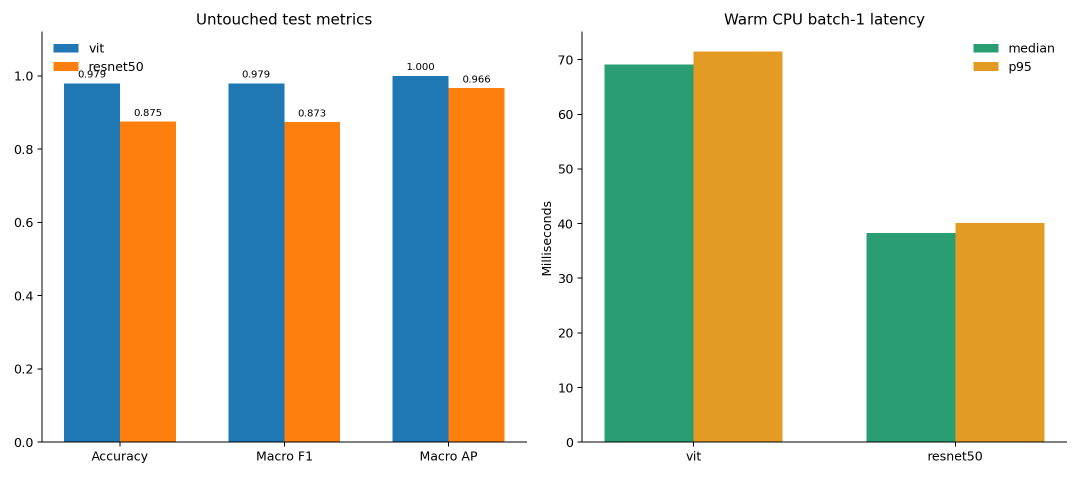
#> input picture outputs/evaluation/model_comparison.png, 2160 x 954 px (shown at 1/2 size)
$ python -i build_demo_video.py   (imports and definitions only)
#> lines starting #> are read from the running program, lines starting #| are printed output that depends on the picture
#!/usr/bin/env python3
"""Build and validate the narrated Ad Safety capstone demo video.

The macOS speech synthesizer creates narration fully offline. This script
prepares the storyboard, generates per-scene AIFF and WAV files, composes
evidence-led frames, assembles the MP4, creates captions, and validates media.
"""

from __future__ import annotations

import argparse
import csv
import hashlib
import json
import re
import subprocess
import wave
from pathlib import Path
from typing import Any

from PIL import Image, ImageDraw, ImageFont


PROJECT = Path(__file__).resolve().parents[1]
OUTPUT = PROJECT / "outputs" / "video"
FRAMES = OUTPUT / "frames"
AUDIO_SEGMENTS = OUTPUT / "audio" / "segments"
AUDIO_AIFF = OUTPUT / "audio" / "aiff"
SCENE_VIDEOS = OUTPUT / "scenes"
QA_FRAMES = OUTPUT / "qa_frames"
TMP = OUTPUT / ".build" / "speech"
FINAL_VIDEO = OUTPUT / "ad_safety_demo.mp4"
NO_SUBS_VIDEO = OUTPUT / "ad_safety_demo_no_subtitles.mp4"
CAPTIONS = OUTPUT / "ad_safety_demo.srt"
FULL_NARRATION = OUTPUT / "audio" / "narration_full.m4a"
NARRATION_PROVENANCE = OUTPUT / "narration_provenance.json"

WIDTH, HEIGHT, FPS = 1280, 720, 30
OFFLINE_ENGINE = "macOS say"
OFFLINE_VOICE = "Aman"
OFFLINE_LOCALE = "en_IN"
OFFLINE_RATE_WPM = 180


def slide(number: int) -> str:
    return f"outputs/presentation/rendered/slide-{number:02d}.png"


SCENES: list[dict[str, Any]] = [
    {
        "id": "01_executive_summary",
        "section": "Executive Summary",
        "presenter": "Swarnaditya Maitra",
        "title": "Ad Safety Moderation: Pilot results and next steps",
        "visual": {"layout": "single", "items": [slide(1)]},
        "narration": (
            "This video uses offline macOS system-generated narration with the Aman voice. "
            "I am presenting a bounded ad safety decision-support prototype. I turn one ad image into an "
            "APPROVE, REVIEW, or BLOCK recommendation while keeping the evidence visible. The formal result is "
            "strong, but I do not treat this pilot as approval for autonomous deployment."
        ),
    },
    {
        "id": "02_team",
        "section": "Team",
        "presenter": "Vijay Agnihotri",
        "title": "Team and presentation plan",
        "visual": {"layout": "single", "items": [slide(2)]},
        "narration": (
            "I divide the story across four presenters. Swarnaditya covers the decision and results. Vijay covers "
            "data and failure analysis. Myetchae covers policy, architecture, and audit. Bickramjit covers method, "
            "literature, and workflow."
        ),
    },
    {
        "id": "03_business_problem",
        "section": "Business Problem",
        "presenter": "Swarnaditya Maitra",
        "title": "Ambiguous ads are hard to review consistently",
        "visual": {"layout": "single", "items": [slide(3)]},
        "narration": (
            "I start from a queue problem. A creative can hide a restricted object, subtle text, or misleading "
            "context inside an ordinary image. Manual review is slow and inconsistent. I therefore use computer "
            "vision to prioritize risky images and show evidence, while a person remains the final decision maker."
        ),
    },
    {
        "id": "04_policy_boundary",
        "section": "Policy Boundary",
        "presenter": "Myetchae Thu",
        "title": "Four labels are not a full ad policy",
        "visual": {"layout": "single", "items": [slide(4)]},
        "narration": (
            "My modeled boundary has four image labels: safe, firearms, explosives, and financial promotion. "
            "Financial content always routes to REVIEW because an image cannot prove a misleading claim or a legal "
            "violation. The prototype does not model explicit content, violence, alcohol, tobacco, geography, age "
            "restrictions, landing pages, advertiser identity, or the full policy rulebook."
        ),
    },
    {
        "id": "05_data_profile",
        "section": "Data Profile",
        "presenter": "Vijay Agnihotri",
        "title": "Balanced counts, unbalanced sources",
        "visual": {"layout": "single", "items": [slide(5)]},
        "narration": (
            "I built a 288-image pilot dataset. Each class has 48 training images, 12 validation images, and 12 "
            "untouched test images. I split 215 source groups so the same campaign or exact source group stays in one "
            "partition. This blocks a simple duplicate leak, but balanced counts do not remove source bias."
        ),
    },
    {
        "id": "06_eda",
        "section": "EDA",
        "presenter": "Vijay Agnihotri",
        "title": "The classes look different for reasons unrelated to policy",
        "visual": {"layout": "single", "items": [slide(6)]},
        "narration": (
            "The contact sheet exposes the main weakness. Safe ads are synthetic product creatives. Financial ads "
            "are synthetic templates. Both weapon classes come from one weapons source. A classifier can therefore "
            "learn photographic style instead of policy meaning. I call this source confounding, and it limits every "
            "formal score that follows."
        ),
    },
    {
        "id": "07_architecture",
        "section": "Architecture",
        "presenter": "Myetchae Thu",
        "title": "How the system reaches a decision",
        "visual": {"layout": "single", "items": [slide(7)]},
        "narration": (
            "My pipeline keeps three evidence streams separate. A frozen vision transformer scores the whole image. "
            "Grounding DINO can localize weapon and explosive cues. Tesseract extracts visible words. A versioned "
            "policy layer then combines classifier, detector, and text evidence into APPROVE, REVIEW, or BLOCK. This "
            "design makes each reason inspectable instead of hiding the final action inside one score."
        ),
    },
    {
        "id": "08_methodology",
        "section": "Methodology",
        "presenter": "Bickramjit Basu",
        "title": "We kept the test set out of training and tuning",
        "visual": {"layout": "single", "items": [slide(8)]},
        "narration": (
            "I froze both the V-I-T and ResNet-fifty backbones, cached their embeddings, and fit logistic heads only "
            "on training data. I selected conservative class thresholds on validation data. The recorded protocol "
            "evaluates the 48-image test set once after calibration. I also benchmarked warm batch-one C-P-U inference with one thread so "
            "the timing protocol stays reproducible."
        ),
    },
    {
        "id": "09_literature",
        "section": "Literature",
        "presenter": "Bickramjit Basu",
        "title": "What prior research contributed",
        "visual": {"layout": "single", "items": [slide(9)]},
        "narration": (
            "I use published work to justify component choices, not to claim this pilot is production-ready. The V-I-T "
            "paper supports transferable image representations. Grounding DINO supports text-conditioned object "
            "localization. Tesseract supports visible-text extraction. Only this project's saved evaluation supports "
            "the numbers I report."
        ),
    },
    {
        "id": "10_formal_results",
        "section": "Formal Results",
        "presenter": "Swarnaditya Maitra",
        "title": "ViT wins accuracy, not speed",
        "visual": {
            "layout": "hero_right_stack",
            "items": [
                slide(10),
                "outputs/evaluation/model_comparison.png",
                "outputs/evaluation/confusion_matrix_vit.png",
            ],
            "labels": ["Management result", "Model comparison", "ViT confusion matrix"],
        },
        "narration": (
            "On the untouched 48-image test, my V-I-T reached macro F one of 0.97913 and accuracy of 0.97917. The "
            "frozen ResNet-fifty baseline reached macro F one of 0.87315. Safe precision 1.0 means the proposal's "
            "greater-than-0.98 Safe-class precision benchmark passed. The Safe-ad false-flag rate, defined as one "
            "minus Safe recall, was zero. Multiclass argmax restricted-class mean recall 0.97222 differs from the "
            "threshold-operating mean 0.94444 and minimum 0.91667. The proposal's per-class greater-than-0.95 target "
            "failed for firearms and explosives. The 0.90 validation-recall tuning "
            "floor in code was only for calibration, not that acceptance target. Warm C-P-U batch-one P ninety-five "
            "latency was 71.527 milliseconds for V-I-T and 40.064 for ResNet. The V-I-T classifier path exceeded the "
            "50-millisecond target. Full end-to-end P ninety-five remains unassessed because this timing covers "
            "preprocessing and classification only. It excludes file decoding, O-C-R, object detection, network "
            "transfer, and app rendering."
        ),
    },
    {
        "id": "11_known_formal_error",
        "section": "Class and Failure Analysis",
        "presenter": "Vijay Agnihotri",
        "title": "One grenade was classified as a firearm",
        "visual": {
            "layout": "hero_right_stack",
            "items": [
                slide(11),
                "outputs/demo_cases/formal_known_failure/evidence_overlay.jpg",
                "outputs/demo_cases/formal_known_failure/occlusion_heatmap.jpg",
            ],
            "labels": ["Formal analysis", "Detected evidence", "Occlusion explanation"],
        },
        "narration": (
            "The test had one classification error. An explosives image was predicted as firearms, so 47 of 48 "
            "labels were correct. In the saved demo, the fused policy score for firearms is 0.88998. Neither the calibrated firearms "
            "threshold nor the explosives threshold fires, so the policy returns REVIEW. The detector still localizes "
            "shotgun and grenade-like cues. This is a class mistake, not an automatic approval."
        ),
    },
    {
        "id": "12_external_audit",
        "section": "External Generalization Audit",
        "presenter": "Myetchae Thu",
        "title": "External images exposed weak generalization",
        "visual": {
            "layout": "hero_right_stack",
            "items": [
                slide(12),
                "outputs/demo_cases/external_safe_domain_shift/evidence_overlay.jpg",
                "outputs/demo_cases/external_safe_domain_shift/occlusion_heatmap.jpg",
            ],
            "labels": ["Diagnostic summary", "False detector evidence", "Model sensitivity"],
        },
        "narration": (
            "I then tested a manually reviewed 26-image Wikimedia diagnostic set. Classifier macro F one fell to "
            "0.55489, and the detector's nonweapon false-positive rate reached 0.90. This historical shoe ad is labeled "
            "safe. The classifier predicts explosives at 0.32411, detector evidence raises the fused policy score to "
            "0.45302, and the policy returns BLOCK. The detector boxes "
            "and heatmap concentrate on the shoe. This is direct evidence of domain shift and source confounding. The "
            "small diagnostic sample is not a second formal test set."
        ),
    },
    {
        "id": "13_demo_workflow",
        "section": "Demo Workflow",
        "presenter": "Bickramjit Basu",
        "title": "A reviewer can follow one case from upload to audit",
        "visual": {"layout": "single", "items": [slide(13)]},
        "narration": (
            "The workspace has four steps. I upload one J-P-E-G, P-N-G, or WebP image, configure optional object "
            "context, O-C-R, and occlusion, review raw and fused scores with reasons and timing, then export a case-level "
            "audit record. The policy returns APPROVE, REVIEW, or BLOCK. I use four saved formal examples next."
        ),
    },
    {
        "id": "14_safe_approve",
        "section": "Demo Case",
        "presenter": "Bickramjit Basu",
        "title": "Safe creative routes to APPROVE",
        "visual": {
            "layout": "hero_right_stack",
            "items": [
                "outputs/app/app_safe_result.png",
                "data/capstone_dataset/test/safe/safe-77c35d499df2417f.jpg",
                "outputs/demo_cases/formal_safe/evidence_overlay.jpg",
            ],
            "labels": ["App decision", "Source creative", "Saved evidence"],
            "crops": [[360, 420, 1200, 660], None, None],
        },
        "narration": (
            "For the safe formal example, the classifier score is 0.99735. O-C-R finds three tokens, the optional "
            "detector is off, and the policy returns APPROVE. I can trace the verdict to the saved input and audit "
            "record. This confirms the intended path for an ordinary product creative inside the pilot domain."
        ),
    },
    {
        "id": "15_firearm_block",
        "section": "Demo Case",
        "presenter": "Bickramjit Basu",
        "title": "Firearm evidence routes to BLOCK",
        "visual": {
            "layout": "hero_right_stack",
            "items": [
                "outputs/app/app_firearm_result.png",
                "outputs/demo_cases/formal_firearms/evidence_overlay.jpg",
                "outputs/demo_cases/formal_firearms/occlusion_heatmap.jpg",
            ],
            "labels": ["App decision", "Detected objects", "Occlusion explanation"],
            "crops": [[360, 420, 1200, 660], None, None],
        },
        "narration": (
            "For the firearm example, the fused policy score is 0.99907. Grounding DINO returns three detections, the "
            "evidence overlay localizes weapon cues, and the policy returns BLOCK. The optional detector and heatmap "
            "take seconds, so their latency must not be confused with the 71.527-millisecond classifier benchmark."
        ),
    },
    {
        "id": "16_explosive_block",
        "section": "Demo Case",
        "presenter": "Bickramjit Basu",
        "title": "Explosive evidence routes to BLOCK",
        "visual": {
            "layout": "two_column",
            "items": [
                "data/capstone_dataset/test/explosives/explosives-808678dfe3e2b9d6.jpg",
                "outputs/demo_cases/formal_explosives/evidence_overlay.jpg",
            ],
            "labels": ["Source creative", "Three detector boxes"],
        },
        "narration": (
            "For the explosives example, the fused policy score is 0.99981 and the detector returns three boxes. The "
            "overlay identifies grenade and bomb-like cues among the surrounding objects. The policy returns BLOCK. "
            "This is the clean in-domain success case, and it contrasts with the earlier grenade image that crossed "
            "into the firearms class."
        ),
    },
    {
        "id": "17_financial_review",
        "section": "Demo Case",
        "presenter": "Bickramjit Basu",
        "title": "Financial promotion routes to REVIEW",
        "visual": {
            "layout": "hero_right_stack",
            "items": [
                "outputs/app/app_financial_result.png",
                "outputs/demo_cases/formal_financial_promotion/evidence_overlay.jpg",
                "outputs/demo_cases/formal_financial_promotion/occlusion_heatmap.jpg",
            ],
            "labels": ["App decision", "Visible text evidence", "Occlusion explanation"],
            "crops": [[360, 420, 1200, 660], None, None],
        },
        "narration": (
            "For the financial promotion example, the classifier score is 0.99921 and O-C-R extracts 17 tokens. The "
            "policy still returns REVIEW, not BLOCK, because this prototype cannot determine whether a financial "
            "claim is lawful or misleading from pixels alone. The text and heatmap give a reviewer useful context "
            "without replacing legal or policy judgment."
        ),
    },
    {
        "id": "18_risks_controls",
        "section": "Risks and Controls",
        "presenter": "Myetchae Thu",
        "title": "What must change before a pilot",
        "visual": {"layout": "single", "items": [slide(14)]},
        "narration": (
            "The largest risks are source-confounded training data, an uncalibrated detector outside the pilot domain, "
            "and incomplete policy coverage. The formal test has only 48 images. The external audit has only 26. "
            "Full end-to-end latency and concurrent throughput were not measured. M-P-S resource use was not measured, "
            "including C-P-U, G-P-U, and memory use. "
            "Before an M-V-P trial, I need diverse real ads, local detector calibration, out-of-distribution checks, "
            "audit logs, human escalation, and monitoring for drift and subgroup failures."
        ),
    },
    {
        "id": "19_next_steps",
        "section": "Next Steps to MVP",
        "presenter": "Swarnaditya Maitra",
        "title": "What we would do next: a 10-week plan",
        "visual": {"layout": "single", "items": [slide(15)]},
        "narration": (
            "My recommendation is only a human-gated M-V-P, not autonomous enforcement. The recommended ten-week "
            "roadmap is a planning assumption, not a measured commitment. In weeks one through three, a data lead, "
            "policy reviewer, and two annotators build a campaign-grouped real-ad holdout. In weeks four through six, "
            "one M-L engineer and a reviewer recalibrate the system against the declared quality gates. In weeks seven "
            "through ten, product, M-L-Ops, and reviewers run a shadow pilot. The scale gate tests ten concurrent "
            "requests and measures end-to-end p ninety-five plus C-P-U, G-P-U, and memory before broader rollout."
        ),
    },
]


PUBLIC_SOURCES = [
    "https://support.google.com/adspolicy/answer/6008942",
    "https://huggingface.co/datasets/EthanGabis/ADautoGen-DS",
    "https://huggingface.co/datasets/rajshivanshuu/weapons_set1",
    "https://arxiv.org/abs/2010.11929",
    "https://arxiv.org/abs/2303.05499",
    "https://huggingface.co/IDEA-Research/grounding-dino-tiny",
    "https://github.com/tesseract-ocr/tesseract",
    "https://commons.wikimedia.org/wiki/Commons:Reusing_content_outside_Wikimedia",
]


LOCAL_SOURCES = [
    "outputs/evaluation/metrics.json",
    "outputs/evaluation/model_comparison.csv",
    "outputs/evaluation/latency.json",
    "outputs/evaluation/external_spot_check.json",
    "outputs/demo_cases/case_summary.json",
    "outputs/presentation/ad_safety_management_presentation.pptx",
]


# [6 lines left out: function sha256, not called in this run]


def word_count(text: str) -> int:
    return len(re.findall(r"\b[\w.-]+\b", text))


# [47 lines left out: functions font, load_crop, paste_contain, draw_panel, not called in this run]


def compose_frame(scene: dict[str, Any]) -> Path:
    frame_path = FRAMES / f"{scene['id']}.png"
    visual = scene["visual"]
    items = [PROJECT / path for path in visual["items"]]
    for item in items:
        if not item.exists():
            raise FileNotFoundError(item)

    if visual["layout"] == "single":
        source = load_crop(items[0], None)
        canvas = Image.new("RGB", (WIDTH, HEIGHT), "white")
        paste_contain(canvas, source, (0, 0, WIDTH, HEIGHT))
        canvas.save(frame_path, quality=95)
        return frame_path

    canvas = Image.new("RGB", (WIDTH, HEIGHT), "#f3f6fa")
    draw = ImageDraw.Draw(canvas)
    draw.rectangle((0, 0, WIDTH, 76), fill="#ffffff")
    draw.rectangle((28, 21, 35, 55), fill="#3286ff")
    draw.text((52, 18), scene["title"], fill="#15191f", font=font(31, bold=True))
    draw.text((52, 52), scene["section"].upper(), fill="#58677a", font=font(13, bold=True))
    draw.rectangle((0, HEIGHT - 30, WIDTH, HEIGHT), fill="#ffffff")
    draw.text(
        (28, HEIGHT - 23),
        "Offline macOS system-generated narration  |  evidence from saved project artifacts",
        fill="#64748b",
        font=font(13),
    )

    labels = visual.get("labels", [f"Evidence {i + 1}" for i in range(len(items))])
    crops = visual.get("crops", [None] * len(items))
    if visual["layout"] == "two_column":
        boxes = [(28, 94, 600, 574), (652, 94, 600, 574)]
    elif visual["layout"] == "hero_right_stack":
        boxes = [(28, 94, 790, 574), (842, 94, 410, 275), (842, 393, 410, 275)]
    else:
        raise ValueError(f"Unknown layout: {visual['layout']}")

    for item, box, label, crop in zip(items, boxes, labels, crops):
        draw_panel(canvas, item, box, label, crop)
    canvas.save(frame_path, quality=95)
    return frame_path


# [150 lines left out: functions write_prepare_outputs, generate_offline_narration, not called in this run]


def wav_duration(path: Path) -> float:
    with wave.open(str(path), "rb") as handle:
        return handle.getnframes() / float(handle.getframerate())


# [483 lines left out: functions timestamp, split_caption_units, write_captions, ffmpeg_path, run, assemble and 4 more, not called in this run]


# [2 lines not run here, left out]

>>> import cv2
>>> picture = cv2.imread('../outputs/evaluation/model_comparison.png', cv2.IMREAD_GRAYSCALE)
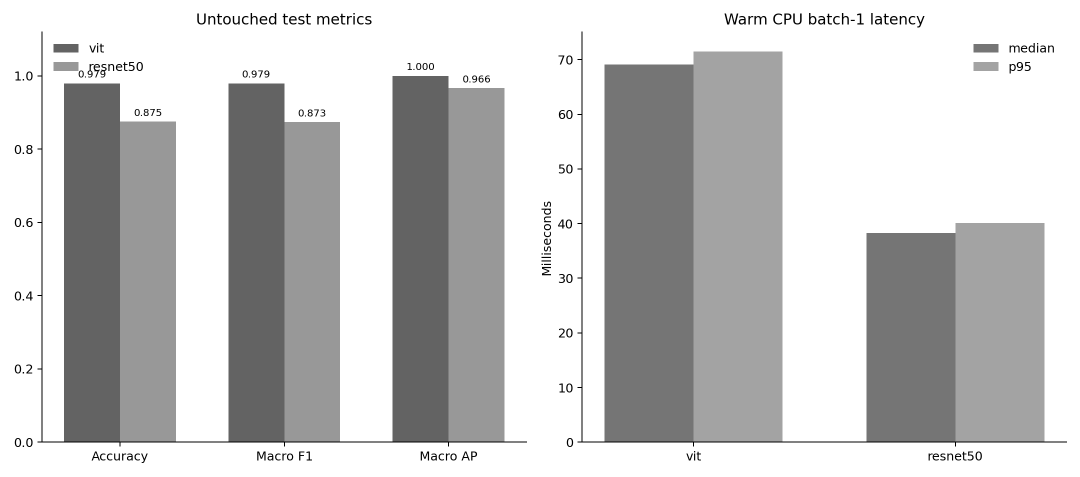
#> picture: shape (954, 2160) (shown at 1/2 size); min 0, max 255, mean 199.2
#> (the run stopped early here; a loop or call above may not have finished)

$ run again, on outputs/evaluation/confusion_matrix.png
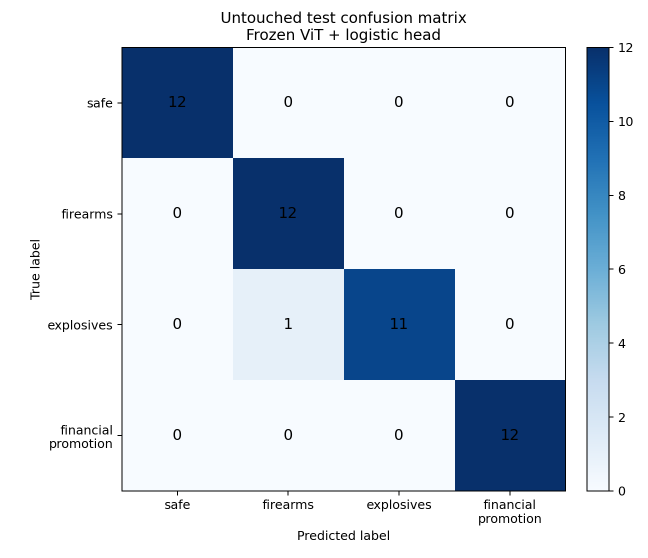
#> input picture outputs/evaluation/confusion_matrix.png, 1296 x 1116 px (shown at 1/2 size)
#> `picture = cv2.imread('../outputs/evaluation/model_comparison.png', cv2..`:
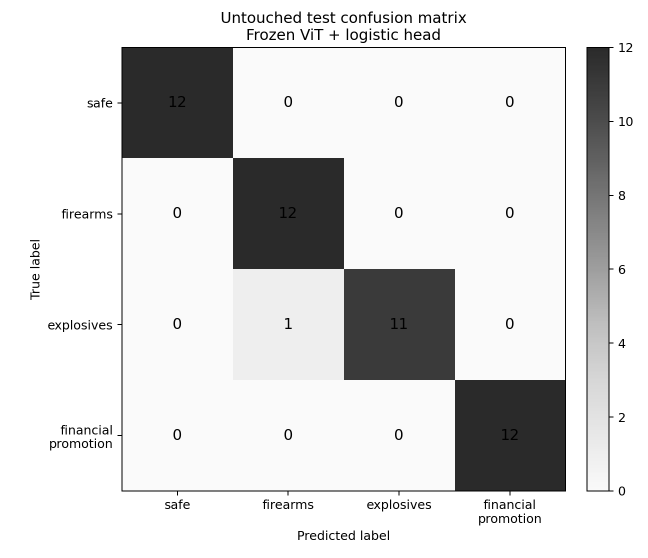
#> picture: shape (1116, 1296) (shown at 1/2 size); min 0, max 255, mean 217.1
